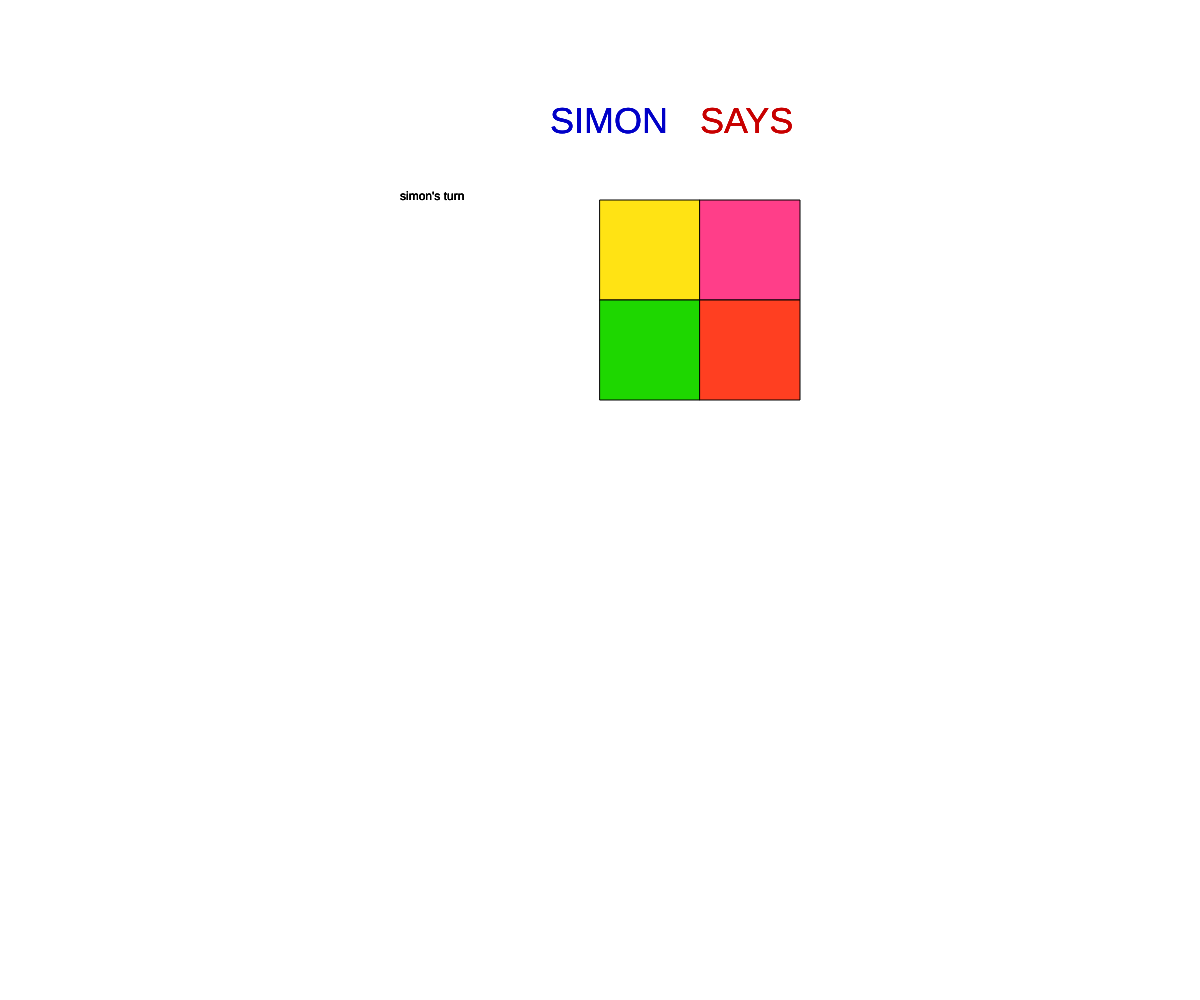
Frame 1 (no input)
Frame 60 (no input): identical to frame 1, image omitted
Frame 120 (the mouse pressed at the canvas centre since frame 60): blank canvas, image omitted

The p5.js sketch that drew this single still picture (run headless with seeded random() and noise() and a simulated clock; from frame 60 on, the mouse is pressed at the canvas centre):

// p5.js sketch
// ── sketch.js
//things i still need:
//resize to fit window
//sounds?
//title


var bt1 = []
var buttColors = ['rgba(255, 227, 20, 200)', 'rgba(255, 62, 137, 200)', 'rgba(30, 215, 0, 200)', 'rgba(255, 63, 33, 200)'];
var placeholder = [];
var simonsTurn = true;
var correctPress = false;
var simonNum = -1;
var gameOver = false;
var score = 0;


function setup() {
  createCanvas(windowWidth,windowHeight);
  for (var i = 0; i < 4; i++) {
    var size = random(5, 10);
    // var acc = map(size, 5, 10, 0.1, 0.05);
    // bt1.push( new Gsq(i *200 + 50, 300, size, buttColors[i]))
  }

  bt1.push( new Gsq(windowWidth / 2, 200, size, 'rgba(255, 227, 20, 200)'))
  bt1.push( new Gsq(windowWidth / 2 + 100, 200, size, 'rgba(255, 62, 137, 200)'))
  bt1.push( new Gsq(windowWidth / 2 , 300, size, 'rgba(30, 215, 0, 200)'))
  bt1.push( new Gsq(windowWidth / 2 + 100, 300, size, 'rgba(255, 63, 33, 200)'))
  placeholder.push(floor(random(4)));
}


function draw() {

  push();
  background(0);
  // frameCount()
  pop();


  // execute simons turn
  if (simonsTurn) {

    background(255)
    for (var i = 0; i < bt1.length; i++) {
      bt1[i].frame()


      push();
      fill(0, 0, 200);
      textSize(36)
      text("SIMON",windowWidth / 2 -50,windowHeight /3 -200);
      pop();

      push()

      fill(200, 0, 0);
      textSize(36);
      text("SAYS",windowWidth / 2 + 100,windowHeight /3 -200);
      pop()





      fill(0)
       text("simon's turn",windowWidth / 2 - 200,200)


    }

    // execute players turn
  } else {

    for (var i = 0; i < bt1.length; i++) {
      bt1[i].frame()

      fill(255);
      text("your turn",windowWidth / 2 - 200,200);

      push();
      fill(0, 0, 200);
      textSize(36)
      text("SIMON",windowWidth / 2 -50,windowHeight /3 -200);
      pop();

      push();
      fill(200, 0, 0);
      textSize(36)
      text("SAYS",windowWidth / 2 + 100,windowHeight /3 -200);
      pop();

      console.log("button: " + placeholder[simonNum]);
      if (bt1[i].buttonPressed() && i == placeholder[simonNum]){
        correctPress = true;
        console.log(i + ' - correct press');
      }


    }

    stroke(0,255,0);
    text(placeholder.length, 50, 50);


    //  if (gameOver)
    // if (!correctPress)
    // {
    //   score = 0
    //   placeholder.lenth = 0
    // }
  }

  if (frameCount %  120 == 0){

    background(255);

    if (!simonsTurn) {

      if ( correctPress) {
        simonNum++
        console.log(simonNum);
        correctPress = false
        console.log("Keep Going: " + simonNum);
      } else {
        gameOver = true;
        console.log("Game Over");
      }
    }

    console.log("why")
    console.log(placeholder)
    console.log(simonNum)

    if (gameOver) {
      placeholder = [];
      simonsTurn = true;

      gameOver = false;
      // simonpressed = true
      simonNum = -1
      addsquare()
    } else {
      if (simonNum >= 0 && simonNum < placeholder.length && simonsTurn) {
        bt1[placeholder[simonNum]].simonpressed = false;
      }
      simonNum = ( simonNum + 1 );
      if (simonNum >= 0 && simonNum < placeholder.length && simonsTurn) {
        bt1[placeholder[simonNum]].simonpressed = true;
      }
      console.log(simonNum)
      if (simonNum >= placeholder.length && simonsTurn) {
        simonsTurn = false;
        simonNum = 0;
      }

      else if (simonNum>= placeholder.length && !simonsTurn && !gameOver) {
        simonsTurn = true;
        simonNum = -1;
        addsquare()
      }
    }

  }


}


function addsquare(){
  placeholder.push(floor(random(4)))
}

// ── myClass.js



function Gsq(init_X, init_Y, size, color) {
  this.x = init_X;
  this.y = init_Y;
  this.size = size;
  this.color = color;

  // this.alpha =
  // this.buzzer = ellipse(this.x, this.y, 75, 75)
  this.imPressed = false
  this.simonpressed = false



}

Gsq.prototype.frame = function () {
  this.display();
  this.buttonPressed();
  // this.btWhenPressed();
}


Gsq.prototype.display = function () {


push();


if ( this.imPressed || this.simonpressed ){
  fill(255);

} else {
fill(this.color);
}
translate(this.x, this.y);
rect(0, 0, 100,100);

// rect(width / 2 + 400 ,height / 2 - 150 ,100,300);

pop();





};

Gsq.prototype.btWhenPressed = function (){
fill(255)





}

Gsq.prototype.buttonPressed = function (){
  if (
    mouseIsPressed &&
    mouseX > this.x &&
    mouseX < this.x + 100 &&
    mouseY > this.y &&
    mouseY < this.y + 100
  ) {
    // true
    // console.log("button pressed");
    this.imPressed = true
    return true;

  }
  else{
    this.imPressed = false
    return false;
}





}

// ── myClass2.js

function Gsq2(init_X, init_Y, size) {
  this.x = init_X;
  this.y = init_Y;
  this.size = size;





}

Gsq2.prototype.display = function () {


push()

fill(200, 0, 0);
rect(width / 2 + 400 ,height / 2 - 150 ,100,300);

pop()



};
